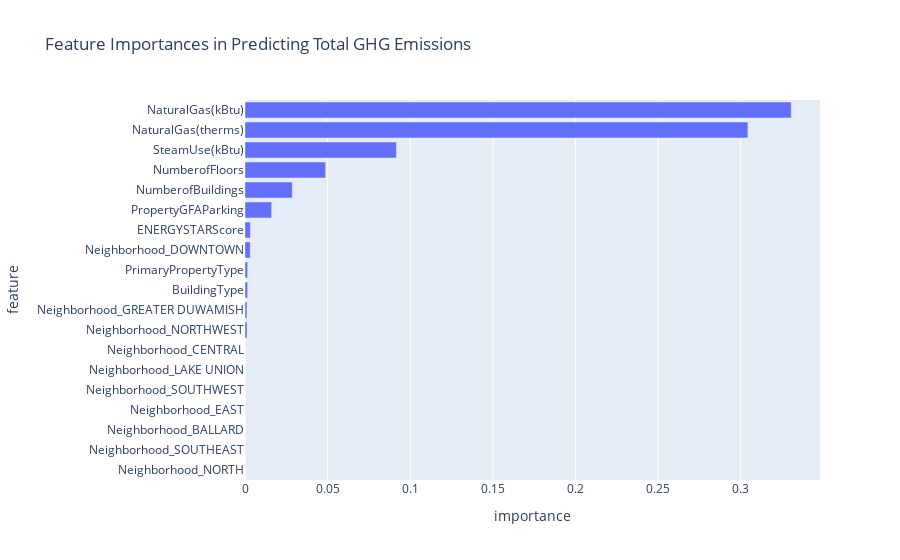

The code cell stored with this chart in its notebook:
### Code cell
import plotly.express as px

# Drop negative values from the DataFrame
importance_df = importance_df[importance_df['importance'] > 0]

# Sorting values for better visualization
importance_df_sorted = importance_df.sort_values(by='importance')

# Creating the plot
fig = px.bar(importance_df_sorted, x='importance', y='feature', orientation='h', title="Feature Importances in Predicting Total GHG Emissions")
fig.show()

### Figure 1 — Plotly figure (JSON) as saved in the notebook; plotly's stock layout.template omitted (floating-point values rounded to 4 significant figures)
{"data": [{"alignmentgroup": "True", "hovertemplate": "importance=%{x}<br>feature=%{y}<extra></extra>", "legendgroup": "", "marker": {"color": "#636efa", "pattern": {"shape": ""}}, "name": "", "offsetgroup": "", "orientation": "h", "showlegend": false, "textposition": "auto", "type": "bar", "x": [4.15e-06, 8.129e-06, 1.167e-05, 1.227e-05, 3.121e-05, 4.304e-05, 5.956e-05, 0.00121, 0.001224, 0.001578, 0.001609, 0.00316, 0.00328, 0.0161, 0.02861, 0.04882, 0.09164, 0.3044, 0.3306], "xaxis": "x", "y": ["Neighborhood_NORTH", "Neighborhood_SOUTHEAST", "Neighborhood_BALLARD", "Neighborhood_EAST", "Neighborhood_SOUTHWEST", "Neighborhood_LAKE UNION", "Neighborhood_CENTRAL", "Neighborhood_NORTHWEST", "Neighborhood_GREATER DUWAMISH", "BuildingType", "PrimaryPropertyType", "Neighborhood_DOWNTOWN", "ENERGYSTARScore", "PropertyGFAParking", "NumberofBuildings", "NumberofFloors", "SteamUse(kBtu)", "NaturalGas(therms)", "NaturalGas(kBtu)"], "yaxis": "y"}], "layout": {"barmode": "relative", "legend": {"tracegroupgap": 0}, "title": {"text": "Feature Importances in Predicting Total GHG Emissions"}, "xaxis": {"anchor": "y", "domain": [0, 1], "title": {"text": "importance"}}, "yaxis": {"anchor": "x", "domain": [0, 1], "title": {"text": "feature"}}}}
